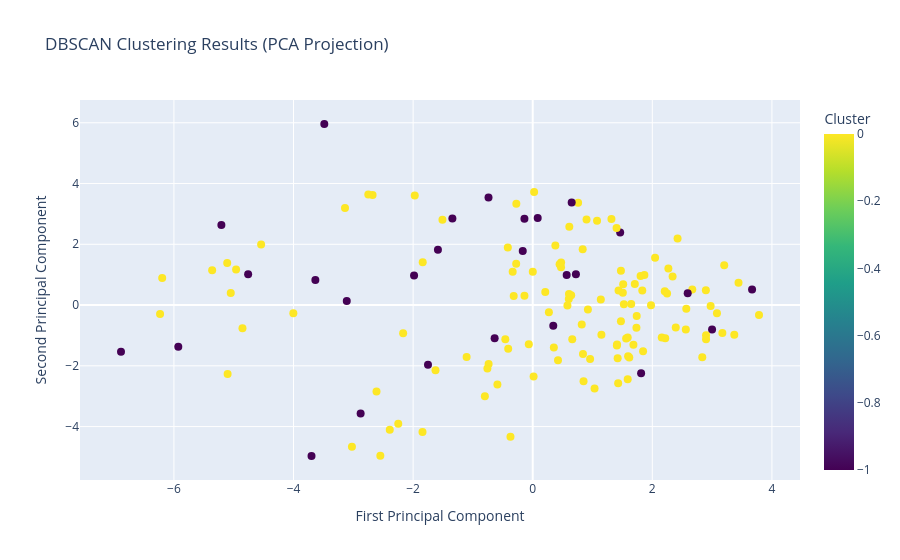

The notebook cell this image was saved under:
### Markdown cell above
Now that our dataframe is within the proper format, we can use a *DBSCAN* (Density-Based Spatial Clustering of Applications with Noise) to cluster students. Unlike k-Means or other algorithms, this one will automatically determine a number of clusters based on how many neighbors fall within a radius. This is acheived through the $\epsilon$ parameter (`eps`), which has been set to $9.0$ (after some testing) due to the large number of features.

### Code cell
from sklearn.decomposition import PCA

from sklearn.cluster import DBSCAN  # DBSCAN Clustering algorithm

# Fit the encoded data to the DBSCAN 'model'
dbscan = DBSCAN(eps=9.0, min_samples=4)  # Epsilon scaled up due to noisy data and large number of features
dbscan.fit(hesp_df_encoded_scaled)

# Pull out the predicted cluster labels
cluster_labels = dbscan.labels_
unique_labels = set(cluster_labels)

# Print basic cluster information
print(f"Number of clusters found: {len(unique_labels) - (1 if -1 in cluster_labels else 0)}")
print(f"Number of noise points: {list(cluster_labels).count(-1)}")
print(f"Cluster labels: {unique_labels}")

# Add cluster labels to the encoded dataframe for visualization
hesp_df_encoded_scaled['Cluster'] = cluster_labels

# Create a 2D visualization using PCA for dimensionality reduction
pca = PCA(n_components=2)  # Reduce to 2 dimensions for plotting
pca_result = pca.fit_transform(hesp_df_encoded_scaled.drop('Cluster', axis=1))  # Get PCA result excluding cluster labels

# Create a dataframe for plotting
plot_df = pd.DataFrame({
    'PC1': pca_result[:, 0],
    'PC2': pca_result[:, 1],
    'Cluster': cluster_labels
})

# Create interactive scatter plot
fig = px.scatter(
    plot_df,
    x='PC1',
    y='PC2',
    color='Cluster',
    title='DBSCAN Clustering Results (PCA Projection)',
    labels={'PC1': 'First Principal Component', 'PC2': 'Second Principal Component'},
    color_continuous_scale='Viridis'
)

fig.update_traces(marker=dict(size=8))
fig.show()

### Figure 1 — Plotly figure (JSON) as saved in the notebook; plotly's stock layout.template omitted (floating-point values rounded to 4 significant figures; data arrays with more than 128 entries replaced by an {"elided": "..."} marker saying what was removed)
{"data": [{"hovertemplate": "First Principal Component=%{x}<br>Second Principal Component=%{y}<br>Cluster=%{marker.color}<extra></extra>", "legendgroup": "", "marker": {"color": {"elided": "145 int values"}, "coloraxis": "coloraxis", "size": 8, "symbol": "circle"}, "mode": "markers", "name": "", "orientation": "v", "showlegend": false, "type": "scatter", "x": {"elided": "145 float values"}, "xaxis": "x", "y": {"elided": "145 float values"}, "yaxis": "y"}], "layout": {"coloraxis": {"colorbar": {"title": {"text": "Cluster"}}, "colorscale": [[0, "#440154"], [0.1111, "#482878"], [0.2222, "#3e4989"], [0.3333, "#31688e"], [0.4444, "#26828e"], [0.5556, "#1f9e89"], [0.6667, "#35b779"], [0.7778, "#6ece58"], [0.8889, "#b5de2b"], [1, "#fde725"]]}, "legend": {"tracegroupgap": 0}, "title": {"text": "DBSCAN Clustering Results (PCA Projection)"}, "xaxis": {"anchor": "y", "domain": [0, 1], "title": {"text": "First Principal Component"}}, "yaxis": {"anchor": "x", "domain": [0, 1], "title": {"text": "Second Principal Component"}}}}
